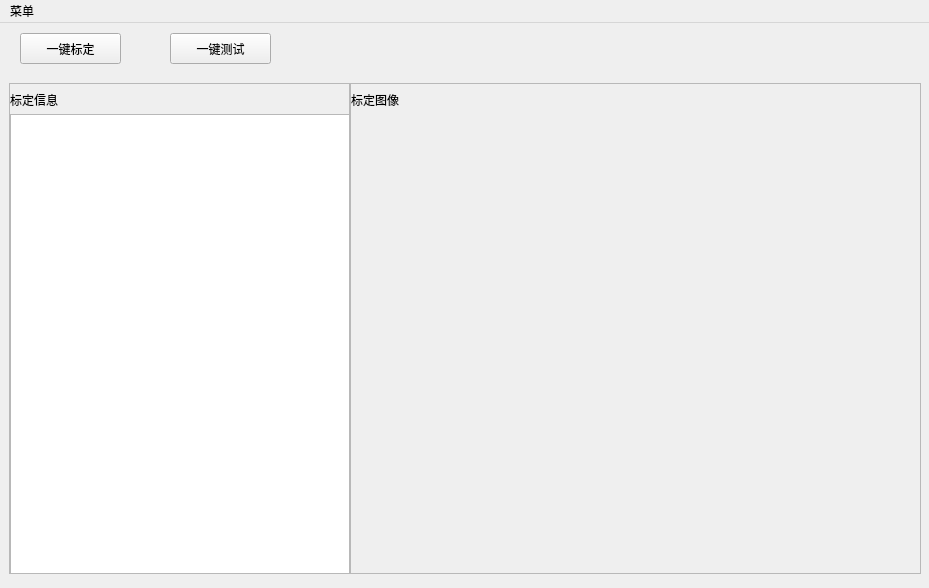
<?xml version="1.0" encoding="UTF-8"?>
<ui version="4.0">
 <class>MainWindow</class>
 <widget class="QMainWindow" name="MainWindow">
  <property name="geometry">
   <rect>
    <x>0</x>
    <y>0</y>
    <width>929</width>
    <height>588</height>
   </rect>
  </property>
  <property name="windowTitle">
   <string>MainWindow</string>
  </property>
  <widget class="QWidget" name="centralwidget">
   <widget class="QPushButton" name="pushButton_calibr">
    <property name="geometry">
     <rect>
      <x>20</x>
      <y>10</y>
      <width>101</width>
      <height>31</height>
     </rect>
    </property>
    <property name="text">
     <string>一键标定</string>
    </property>
   </widget>
   <widget class="QPushButton" name="pushButton_test">
    <property name="geometry">
     <rect>
      <x>170</x>
      <y>10</y>
      <width>101</width>
      <height>31</height>
     </rect>
    </property>
    <property name="text">
     <string>一键测试</string>
    </property>
   </widget>
   <widget class="QScrollArea" name="scrollArea">
    <property name="geometry">
     <rect>
      <x>9</x>
      <y>60</y>
      <width>341</width>
      <height>491</height>
     </rect>
    </property>
    <property name="widgetResizable">
     <bool>true</bool>
    </property>
    <widget class="QWidget" name="scrollAreaWidgetContents">
     <property name="geometry">
      <rect>
       <x>0</x>
       <y>0</y>
       <width>339</width>
       <height>489</height>
      </rect>
     </property>
     <widget class="QLabel" name="label_info">
      <property name="geometry">
       <rect>
        <x>0</x>
        <y>0</y>
        <width>61</width>
        <height>31</height>
       </rect>
      </property>
      <property name="text">
       <string>标定信息</string>
      </property>
     </widget>
     <widget class="QListWidget" name="listWidget_info">
      <property name="geometry">
       <rect>
        <x>0</x>
        <y>30</y>
        <width>341</width>
        <height>461</height>
       </rect>
      </property>
     </widget>
     <widget class="QLabel" name="label_intro">
      <property name="geometry">
       <rect>
        <x>10</x>
        <y>40</y>
        <width>321</width>
        <height>151</height>
       </rect>
      </property>
      <property name="text">
       <string/>
      </property>
     </widget>
    </widget>
   </widget>
   <widget class="QScrollArea" name="scrollArea_2">
    <property name="geometry">
     <rect>
      <x>350</x>
      <y>60</y>
      <width>571</width>
      <height>491</height>
     </rect>
    </property>
    <property name="widgetResizable">
     <bool>true</bool>
    </property>
    <widget class="QWidget" name="scrollAreaWidgetContents_2">
     <property name="geometry">
      <rect>
       <x>0</x>
       <y>0</y>
       <width>569</width>
       <height>489</height>
      </rect>
     </property>
     <widget class="QLabel" name="label_2">
      <property name="geometry">
       <rect>
        <x>0</x>
        <y>0</y>
        <width>71</width>
        <height>31</height>
       </rect>
      </property>
      <property name="text">
       <string>标定图像</string>
      </property>
     </widget>
     <widget class="QLabel" name="label_imgShow">
      <property name="geometry">
       <rect>
        <x>0</x>
        <y>30</y>
        <width>571</width>
        <height>451</height>
       </rect>
      </property>
      <property name="text">
       <string/>
      </property>
     </widget>
    </widget>
   </widget>
  </widget>
  <widget class="QMenuBar" name="menubar">
   <property name="geometry">
    <rect>
     <x>0</x>
     <y>0</y>
     <width>929</width>
     <height>28</height>
    </rect>
   </property>
   <widget class="QMenu" name="menu">
    <property name="title">
     <string>菜单</string>
    </property>
   </widget>
   <addaction name="menu"/>
  </widget>
 </widget>
 <resources/>
 <connections/>
</ui>
